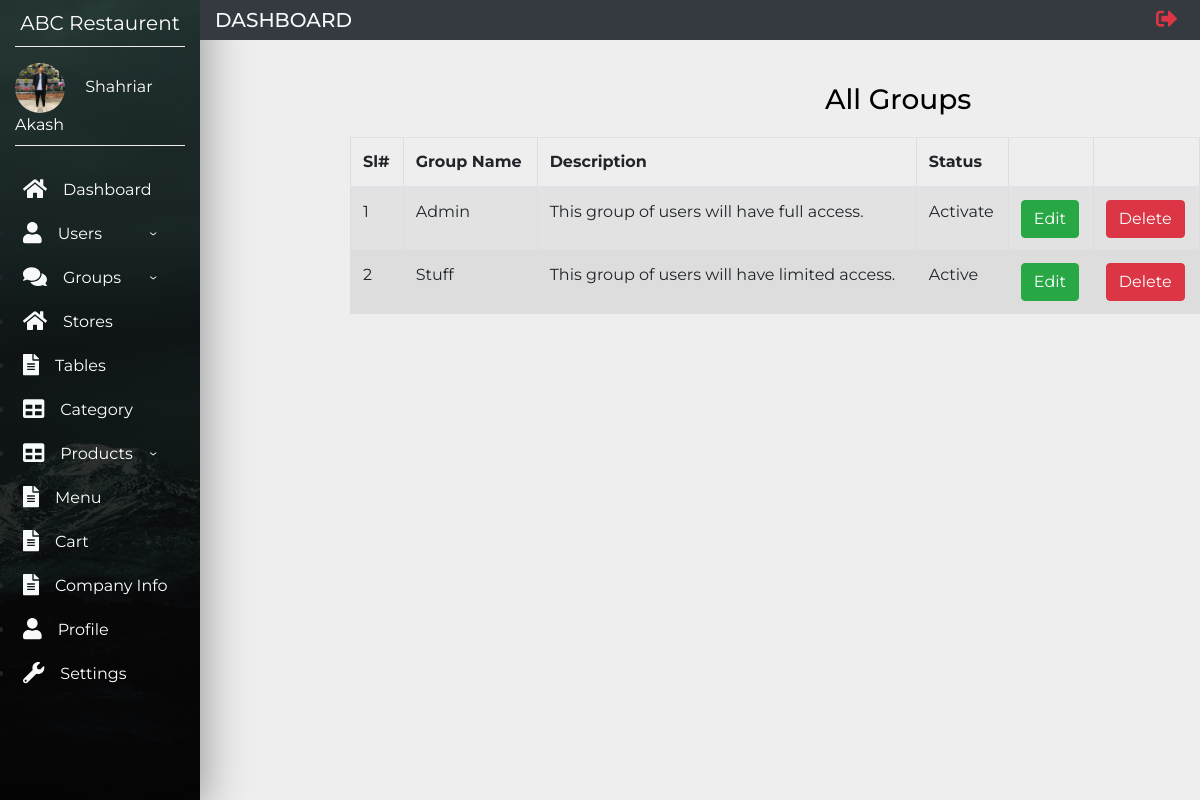
The page /views/ManageGroup.php (signed in) on the database its author committed.
### tables this page shows
CREATE TABLE `userinfo` (
  `userid` int(11) NOT NULL,
  `firstName` varchar(80) NOT NULL,
  `lastName` varchar(80) DEFAULT NULL,
  `email` varchar(80) NOT NULL,
  `password` varchar(80) NOT NULL,
  `groupId` int(11) NOT NULL,
  `gender` varchar(20) NOT NULL,
  `phoneNo` int(11) NOT NULL
);

CREATE TABLE `usergroup` (
  `groupId` int(11) NOT NULL,
  `groupName` varchar(50) NOT NULL,
  `description` varchar(1000) NOT NULL,
  `status` varchar(50) NOT NULL
);

### models/database.php (called while the page is built, shortened)
<?php
	$serverName="localhost";
	$username="root";
	$password="";
	$db_name="wt_project";
	function get($query)
	{
		$data=array();
		global $serverName,$username,$password,$db_name;
		$conn=mysqli_connect($serverName,$username,$password,$db_name);
		$result=mysqli_query($conn,$query);
		if(mysqli_num_rows($result) > 0)
		{
			while($row=mysqli_fetch_assoc($result))
			{
				$entity=array();
				foreach($row as $k=>$v)
				{
					$entity[$k]=$row[$k];
				}
				$data[]=$entity;
			}
		}
		return $data;
	}
?>

### controllers/groupsController.php (called while the page is built, shortened)
<?php
    include_once '../models/database.php';
    function getAllGroup()
    {
        $query="SELECT * FROM usergroup";
        $groups=get($query);
        return $groups;
    }
?>

### views/ManageGroup.php (the view, shortened to what this page needs)
<?php
  include_once 'Main.php';
  include_once '../controllers/groupsController.php';
  $groups=getAllGroup();
?>
  <div class="manageinner">
			<h3 class="manageh1">All Groups</h3>
			<table class="table table-striped">
				<thead>
					<th>Sl#</th>
          <th>Group Name</th>
          <th>Description </th>
					<th>Status</th>
					<th></th>
					<th></th>
        </thead>
          <?php
            foreach($groups as $group)
            {
              echo "<tr>";
                echo "<td>".$group["groupId"]."</td>";
                echo "<td>".$group["groupName"]."</td>";
                echo "<td>".$group["description"]."</td>";
                echo "<td>".$group["status"]."</td>";
                echo '<td> <a href="editgroups.php?id='.$group["groupId"].'" class="btn btn-success">Edit </a> </td>';
                echo '<td> <a href="deletegroups.php?id='.$group["groupId"].'" class="btn btn-danger" style="color:white"> Delete </a></td>';
              echo "</tr>";
            }
          ?>
      </table>
  </div>
<?php include('Adminfooter.php') ?>

### views/Main.php (shortened to what this page needs)
<?php
    include_once '../models/database.php';
    $id=$_COOKIE['name'];
    function GetUser($id)
    {
        $query="SELECT * FROM userinfo WHERE userId=$id";
        $user=get($query);
        return $user[0];
    }
    $user=GetUser($id);
    $userName=$user["firstName"].' '.$user["lastName"];
?>
<!doctype html>
<html lang="en">
<head>
    <link rel="stylesheet" href="https://stackpath.bootstrapcdn.com/bootstrap/4.1.1/css/bootstrap.min.css"
>
    <link rel="stylesheet" href="styles/Adduser.css">
    <link rel="stylesheet" href="styles/companyinfo.css">
    <link rel="stylesheet" href="styles/profile.css">
    <link rel="stylesheet" href="styles/setting.css">
    <link rel="stylesheet" href="styles/style.css">
    <link rel="stylesheet" href="styles/Addproduct.css">
    <link rel="stylesheet" href="styles/AddGroup.css">
    <link rel="stylesheet" href="styles/ManageGroup.css">
    <link rel="stylesheet" href="styles/ManageUser.css">
    <link rel="stylesheet" href="styles/store.css">
</head>
<body>
    <nav class="navbar navbar-expand-md navbar-light">
        <div class="collapse navbar-collapse" id="myNavbar">
            <div class="container-fluid">
                <div class="row">
                    <div class="col-xl-2 col-lg-3 col-md-4 sidebar fixed-top">
                        <a href="#"
                            class="navbar-brand text-white d-block mx-auto text-center py-2 mb-3 bottom-border">ABC
                            Restaurent</a>
                        <div class="bottom-border pb-2">
                            <img src="images/admin.jpg" width="50" class="rounded-circle mr-3">
                            <span class="text-white">
                            <?php
                                echo $userName;
                            ?>
                            </span>
                        </div>
                        <ul class="menu-ul flex-column mt-4">
                            <li class="nav-item"><a href="Dashboard.php" class="nav-link text-white p-2 mb-1 sidebar-link"><i
                                        class="fas fa-home text-light fa-lg mr-3"></i>Dashboard</a></li>
                            <li id="user-nav"><a href="#" class="nav-link text-white p-2 mb-1 sidebar-link ">
                              <i class="fas fa-user text-light fa-lg mr-3"></i>Users</a>
                            </li>
                            <li id="Group-nav"><a href="#" class="nav-link text-white p-2 mb-1 sidebar-link"><i
                                    class="fas fa-comments text-light fa-lg mr-3"></i>Groups</a>
                            </li>
                            <li class="nav-item"><a href="store.php" class="nav-link text-white p-2 mb-1 sidebar-link"><i
                                        class="fas fa-home text-light fa-lg mr-3"></i>Stores</a></li>
                            <li class="nav-item"><a href="tables.php" class="nav-link text-white p-2 mb-1 sidebar-link"><i
                                        class="fas fa-file-alt text-light fa-lg mr-3"></i>Tables</a></li>
                            <li class="nav-item"><a href="category.php" class="nav-link text-white p-2 mb-1 sidebar-link"><i
                                        class="fas fa-table text-light fa-lg mr-3"></i>Category</a></li>
                            <li id="product-nav"><a href="#" class="nav-link text-white p-2 mb-1 sidebar-link"><i
                                        class="fas fa-table text-light fa-lg mr-3"></i>Products</a>
                            <li class="nav-item"><a href="menu.php" class="nav-link text-white p-2 mb-1 sidebar-link"><i
                                        class="fas fa-file-alt text-light fa-lg mr-3"></i>Menu</a></li>
                            <li class="nav-item"><a href="cart.php" class="nav-link text-white p-2 mb-1 sidebar-link"><i
                                        class="fas fa-file-alt text-light fa-lg mr-3"></i>Cart</a></li>
                            <li class="nav-item"><a href="companyinfo.php" class="nav-link text-white p-2 mb-1 sidebar-link"><i
                                        class="fas fa-file-alt text-light fa-lg mr-3"></i>Company Info</a></li>
                            <li class="nav-item"><a href="profile.php?id=<?php echo $id; ?>" class="nav-link text-white p-2 mb-1 sidebar-link"><i
                                        class="fas fa-user text-light fa-lg mr-3"></i>Profile</a></li>
                            <li class="nav-item"><a href="setting.php?id=<?php echo $id; ?>" class="nav-link text-white p-2 mb-1 sidebar-link"><i
                                        class="fas fa-wrench text-light fa-lg mr-3"></i>Settings</a></li>
                        </ul>
                    </div>
                    <div class="col-xl-10 col-lg-9 col-md-8 ml-auto bg-dark fixed-top py-0 top-navbar">
                        <div class="row align-items-center">
                            <div class="col-md-4">
                                <h5 class="text-light text-uppercase mb-0">Dashboard</h5>
                            </div>
                            <div class="col-md-5">
                            </div>
                            <div class="col-md-3">
                                <ul class="navbar-nav">
                                    <li class="nav-item ml-md-auto"><a href="#" class="nav-link" data-toggle="modal" data-target="#sign-out"><i class="fas fa-sign-out-alt text-danger fa-lg"></i></a></li>
                  </ul>
                </div>
              </div>
            </div>
          </div>
        </div>
      </div>
    </nav>

### views/styles/profile.css (style rules this page uses)
td, th { border: 1px solid #dddddd; text-align: left; padding: 10px; }
tr:nth-child(even) { background-color: #dddddd; }

### views/styles/style.css (style rules this page uses)
body { font-family: 'Montserrat', sans-serif; background-color: #eee; }
.sidebar { height: 100vh; background: linear-gradient(rgba(0, 0, 0, .7), rgba(0, 0, 0, .9)), url(../images/img1.jpeg); background-position: center; background-repeat: no-repeat; background-size: cover; box-shadow: 5px 7px 40px #999; }
.menu-ul { margin-left: -40px; }
.bottom-border { border-bottom: 1px groove #eee; }
.sidebar-link { transition: all .4s; }

### views/styles/ManageGroup.css (style rules this page uses)
.manageinner { padding-left: 350px; padding-top: 65px; }
.manageh1 { margin-top: 2px;; margin-left: 475px; margin-bottom:20px; color: black; }

### rows shown on the page
userinfo: userName "Shahriar Akash"
usergroup: groupId "1", groupName "Admin", description "This group of users will have full access.", status "Activate"
usergroup: groupId "2", groupName "Stuff", description "This group of users will have limited access.", status "Active"
